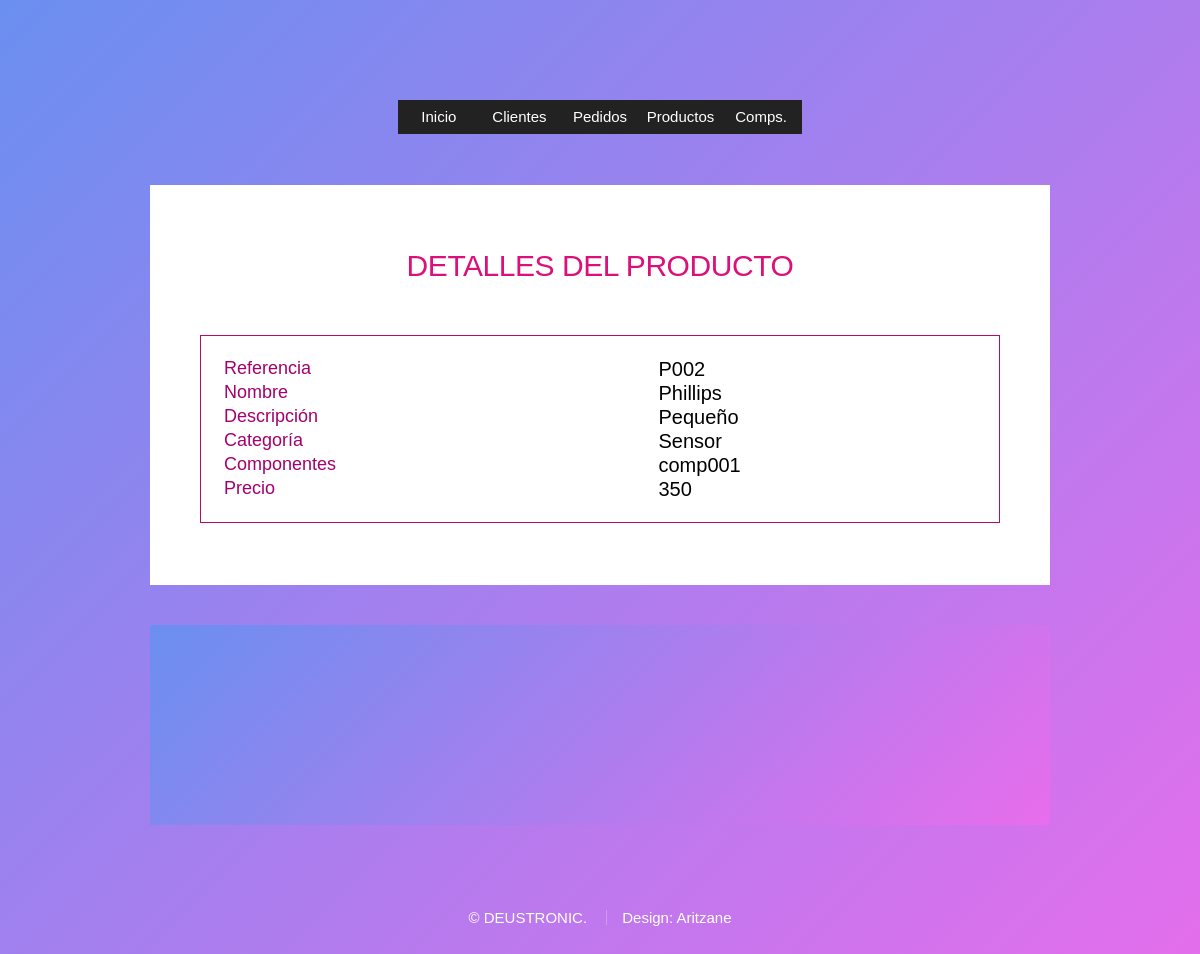
Screenshot of /miApp/productos/7/ with the database file from the repository.
### miApp/models.py (models this page shows, shortened)
class Productos(models.Model):
    referencia = models.CharField(max_length=50)
    precio = models.IntegerField()
    nombre = models.CharField(max_length=30)
    descripcion = models.CharField(max_length=100)
    categoria = models.CharField(max_length=40) #DICCIONARIO DE CATEGORIAS(?
    tipo_componentes = models.ManyToManyField(Componente)

class Componente(models.Model):
    codigo = models.CharField(max_length=20, default = '')
    modelo = models.CharField(max_length=30)
    marca = models.CharField(max_length=30)

### miApp/views.py (the view)
# urls.py: path('productos/<int:pk>/', views.ProductoDetailView.as_view(), name='productodetalle'),
class ProductoDetailView(DetailView):
    model = Productos
    template_name = 'producto_detalle.html'
    def get_context_data(self, **kwargs):
        context = super(ProductoDetailView, self).get_context_data(**kwargs)
        context['titulo_pagina'] = 'Detalles del producto'
        return context

### miApp/templates/producto_detalle.html (shortened to what this page needs)
{% extends "base.html" %}
{% load static %}
{% block intro %}
    <table class="tabla">
                    <tr>
                        <th>Referencia</th>
                        <td>{{productos.referencia}}</td>
                    </tr>
                    <tr>
                        <th>Nombre</th>
                    <td>{{ productos.nombre }}</td>
                    </tr>
                    <tr>
                        <th>Descripción</th>
                        <td>{{productos.descripcion}}</td>
                    </tr>
                    <tr>
                        <th>Categoría</th>
                        <td>{{productos.categoria}}</td>
                    </tr>
                    <tr>
                        <th>Componentes</th>
                        {% for comp in object.tipo_componentes.all %}
                        <td>{{comp.codigo}}</td>
                        {% endfor %}
                    </tr>
                    <tr>
                        <th>Precio</th>
                        <td>{{productos.precio}}</td>
                    </tr>
    </table>
{% endblock intro %}

### miApp/templates/producto_detalle.html (style rules this page uses)
.tabla { border: 1px solid #B90C65; padding: 20px; }
th { float: left; font-weight:bolder; color: #A3016D ; font-size: 18px; }

### miApp/templates/base.html (style rules this page uses)
html { box-sizing: border-box; }
*, *:before, *:after { box-sizing: inherit; }
body { background-image: url("images/overlay.png"), url("images/bg.jpg"); background-repeat: repeat, no-repeat; background-size: auto, 100% 100%; background-attachment: fixed; overflow-y: scroll; }
body.is-preload *, body.is-preload *:before, body.is-preload *:after { -moz-animation: none !important; -webkit-animation: none !important; -ms-animation: none !important; animation: none !important; -moz-transition: none !important; -webkit-transition: none !important; -ms-transition: none !important; transition: none !important; }
body, input, select { font-family: 'Source Sans Pro', sans-serif; font-weight: 300; color: #777777; font-size: 20pt; line-height: 1.75em; }
@media screen and (max-width: 1680px) { body, input, textarea, select { font-size: 15pt; } }
table { width: 100%; }
body { line-height: 1; background:linear-gradient(135deg, #6A8FF0 0%, #E86DEC 100%) ; }
.row.aln-right, { justify-content: flex-end; }

### rows the page displays
Productos: referencia "P002", nombre "Phillips", descripcion "Pequeño", categoria "Sensor", precio "350"
Componente: codigo "comp001"

### other values shown
{{ titulo_pagina }} "DETALLES DEL PRODUCTO"
